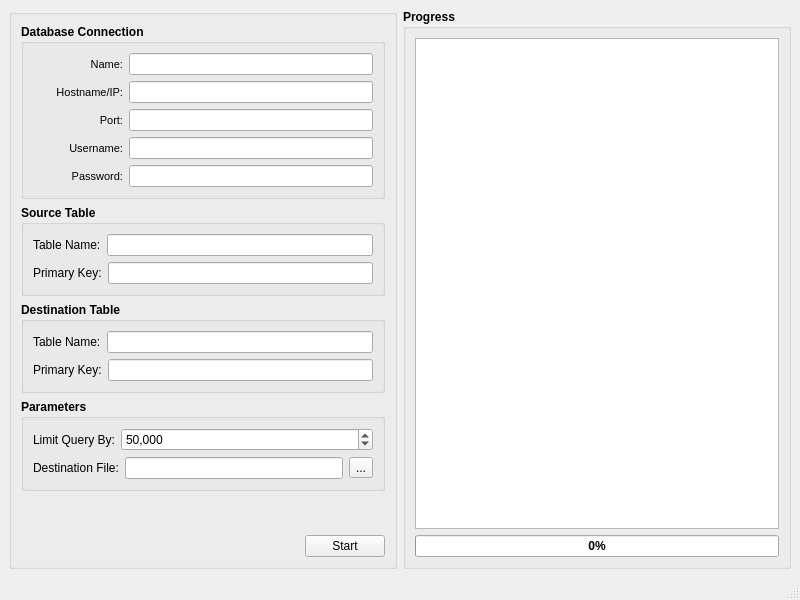
<?xml version="1.0" encoding="UTF-8"?>
<ui version="4.0">
 <class>MainWindow</class>
 <widget class="QMainWindow" name="MainWindow">
  <property name="geometry">
   <rect>
    <x>0</x>
    <y>0</y>
    <width>800</width>
    <height>600</height>
   </rect>
  </property>
  <property name="windowTitle">
   <string>InsertMaker</string>
  </property>
  <widget class="QWidget" name="centralwidget">
   <layout class="QHBoxLayout" name="horizontalLayout_10">
    <item>
     <widget class="QGroupBox" name="groupParam">
      <property name="font">
       <font>
        <weight>75</weight>
        <bold>true</bold>
       </font>
      </property>
      <property name="title">
       <string/>
      </property>
      <layout class="QVBoxLayout" name="verticalLayout">
       <item>
        <widget class="QGroupBox" name="groupBox_2">
         <property name="font">
          <font>
           <weight>75</weight>
           <bold>true</bold>
          </font>
         </property>
         <property name="title">
          <string>Database Connection</string>
         </property>
         <layout class="QVBoxLayout" name="verticalLayout_2">
          <item>
           <layout class="QHBoxLayout" name="horizontalLayout">
            <item>
             <widget class="QLabel" name="label_2">
              <property name="sizePolicy">
               <sizepolicy hsizetype="Fixed" vsizetype="Preferred">
                <horstretch>0</horstretch>
                <verstretch>0</verstretch>
               </sizepolicy>
              </property>
              <property name="minimumSize">
               <size>
                <width>90</width>
                <height>0</height>
               </size>
              </property>
              <property name="font">
               <font>
                <family>Segoe UI</family>
                <pointsize>8</pointsize>
                <weight>50</weight>
                <bold>false</bold>
               </font>
              </property>
              <property name="text">
               <string>Name:</string>
              </property>
              <property name="alignment">
               <set>Qt::AlignRight|Qt::AlignTrailing|Qt::AlignVCenter</set>
              </property>
             </widget>
            </item>
            <item>
             <widget class="QLineEdit" name="nomeEdit">
              <property name="font">
               <font>
                <pointsize>8</pointsize>
                <weight>50</weight>
                <bold>false</bold>
               </font>
              </property>
              <property name="toolTip">
               <string/>
              </property>
              <property name="maxLength">
               <number>50</number>
              </property>
              <property name="placeholderText">
               <string/>
              </property>
             </widget>
            </item>
           </layout>
          </item>
          <item>
           <layout class="QHBoxLayout" name="horizontalLayout_2">
            <item>
             <widget class="QLabel" name="label_3">
              <property name="sizePolicy">
               <sizepolicy hsizetype="Fixed" vsizetype="Preferred">
                <horstretch>0</horstretch>
                <verstretch>0</verstretch>
               </sizepolicy>
              </property>
              <property name="minimumSize">
               <size>
                <width>90</width>
                <height>0</height>
               </size>
              </property>
              <property name="font">
               <font>
                <family>Segoe UI</family>
                <pointsize>8</pointsize>
                <weight>50</weight>
                <bold>false</bold>
               </font>
              </property>
              <property name="text">
               <string>Hostname/IP:</string>
              </property>
              <property name="alignment">
               <set>Qt::AlignRight|Qt::AlignTrailing|Qt::AlignVCenter</set>
              </property>
             </widget>
            </item>
            <item>
             <widget class="QLineEdit" name="ipEdit">
              <property name="font">
               <font>
                <pointsize>8</pointsize>
                <weight>50</weight>
                <bold>false</bold>
               </font>
              </property>
              <property name="inputMask">
               <string/>
              </property>
              <property name="placeholderText">
               <string/>
              </property>
             </widget>
            </item>
           </layout>
          </item>
          <item>
           <layout class="QHBoxLayout" name="horizontalLayout_3">
            <item>
             <widget class="QLabel" name="label_4">
              <property name="sizePolicy">
               <sizepolicy hsizetype="Fixed" vsizetype="Preferred">
                <horstretch>0</horstretch>
                <verstretch>0</verstretch>
               </sizepolicy>
              </property>
              <property name="minimumSize">
               <size>
                <width>90</width>
                <height>0</height>
               </size>
              </property>
              <property name="font">
               <font>
                <family>Segoe UI</family>
                <pointsize>8</pointsize>
                <weight>50</weight>
                <bold>false</bold>
               </font>
              </property>
              <property name="text">
               <string>Port:</string>
              </property>
              <property name="alignment">
               <set>Qt::AlignRight|Qt::AlignTrailing|Qt::AlignVCenter</set>
              </property>
             </widget>
            </item>
            <item>
             <widget class="QLineEdit" name="portaEdit">
              <property name="font">
               <font>
                <pointsize>8</pointsize>
                <weight>50</weight>
                <bold>false</bold>
               </font>
              </property>
              <property name="toolTip">
               <string>Padrão: 5432</string>
              </property>
              <property name="inputMask">
               <string>00000</string>
              </property>
              <property name="placeholderText">
               <string/>
              </property>
             </widget>
            </item>
           </layout>
          </item>
          <item>
           <layout class="QHBoxLayout" name="horizontalLayout_4">
            <item>
             <widget class="QLabel" name="label_5">
              <property name="sizePolicy">
               <sizepolicy hsizetype="Fixed" vsizetype="Preferred">
                <horstretch>0</horstretch>
                <verstretch>0</verstretch>
               </sizepolicy>
              </property>
              <property name="minimumSize">
               <size>
                <width>90</width>
                <height>0</height>
               </size>
              </property>
              <property name="font">
               <font>
                <family>Segoe UI</family>
                <pointsize>8</pointsize>
                <weight>50</weight>
                <bold>false</bold>
               </font>
              </property>
              <property name="text">
               <string>Username:</string>
              </property>
              <property name="alignment">
               <set>Qt::AlignRight|Qt::AlignTrailing|Qt::AlignVCenter</set>
              </property>
             </widget>
            </item>
            <item>
             <widget class="QLineEdit" name="userEdit">
              <property name="font">
               <font>
                <pointsize>8</pointsize>
                <weight>50</weight>
                <bold>false</bold>
               </font>
              </property>
              <property name="toolTip">
               <string>Padrão: postgres</string>
              </property>
              <property name="placeholderText">
               <string/>
              </property>
             </widget>
            </item>
           </layout>
          </item>
          <item>
           <layout class="QHBoxLayout" name="horizontalLayout_5">
            <item>
             <widget class="QLabel" name="label_6">
              <property name="sizePolicy">
               <sizepolicy hsizetype="Fixed" vsizetype="Preferred">
                <horstretch>0</horstretch>
                <verstretch>0</verstretch>
               </sizepolicy>
              </property>
              <property name="minimumSize">
               <size>
                <width>90</width>
                <height>0</height>
               </size>
              </property>
              <property name="font">
               <font>
                <family>Segoe UI</family>
                <pointsize>8</pointsize>
                <weight>50</weight>
                <bold>false</bold>
               </font>
              </property>
              <property name="text">
               <string>Password:</string>
              </property>
              <property name="alignment">
               <set>Qt::AlignRight|Qt::AlignTrailing|Qt::AlignVCenter</set>
              </property>
             </widget>
            </item>
            <item>
             <widget class="QLineEdit" name="senhaEdit">
              <property name="font">
               <font>
                <pointsize>8</pointsize>
                <weight>50</weight>
                <bold>false</bold>
               </font>
              </property>
              <property name="echoMode">
               <enum>QLineEdit::Password</enum>
              </property>
              <property name="placeholderText">
               <string/>
              </property>
             </widget>
            </item>
           </layout>
          </item>
         </layout>
        </widget>
       </item>
       <item>
        <widget class="QGroupBox" name="groupBox">
         <property name="font">
          <font>
           <weight>75</weight>
           <bold>true</bold>
          </font>
         </property>
         <property name="title">
          <string>Source Table</string>
         </property>
         <layout class="QVBoxLayout" name="verticalLayout_4">
          <item>
           <layout class="QHBoxLayout" name="horizontalLayout_12">
            <item>
             <widget class="QLabel" name="label">
              <property name="font">
               <font>
                <weight>50</weight>
                <bold>false</bold>
               </font>
              </property>
              <property name="text">
               <string>Table Name:</string>
              </property>
             </widget>
            </item>
            <item>
             <widget class="QLineEdit" name="lineOrigem">
              <property name="font">
               <font>
                <weight>50</weight>
                <bold>false</bold>
               </font>
              </property>
             </widget>
            </item>
           </layout>
          </item>
          <item>
           <layout class="QHBoxLayout" name="horizontalLayout_6">
            <item>
             <widget class="QLabel" name="label_10">
              <property name="font">
               <font>
                <weight>50</weight>
                <bold>false</bold>
               </font>
              </property>
              <property name="text">
               <string>Primary Key:</string>
              </property>
             </widget>
            </item>
            <item>
             <widget class="QLineEdit" name="lineChave">
              <property name="font">
               <font>
                <weight>50</weight>
                <bold>false</bold>
               </font>
              </property>
             </widget>
            </item>
           </layout>
          </item>
         </layout>
        </widget>
       </item>
       <item>
        <widget class="QGroupBox" name="groupBox_3">
         <property name="font">
          <font>
           <weight>75</weight>
           <bold>true</bold>
          </font>
         </property>
         <property name="title">
          <string>Destination Table</string>
         </property>
         <layout class="QVBoxLayout" name="verticalLayout_6">
          <item>
           <layout class="QHBoxLayout" name="horizontalLayout_13">
            <item>
             <widget class="QLabel" name="label_7">
              <property name="font">
               <font>
                <weight>50</weight>
                <bold>false</bold>
               </font>
              </property>
              <property name="text">
               <string>Table Name:</string>
              </property>
             </widget>
            </item>
            <item>
             <widget class="QLineEdit" name="lineDestino">
              <property name="font">
               <font>
                <weight>50</weight>
                <bold>false</bold>
               </font>
              </property>
             </widget>
            </item>
           </layout>
          </item>
          <item>
           <layout class="QHBoxLayout" name="horizontalLayout_7">
            <item>
             <widget class="QLabel" name="label_11">
              <property name="font">
               <font>
                <weight>50</weight>
                <bold>false</bold>
               </font>
              </property>
              <property name="text">
               <string>Primary Key:</string>
              </property>
             </widget>
            </item>
            <item>
             <widget class="QLineEdit" name="lineChaveDest">
              <property name="font">
               <font>
                <weight>50</weight>
                <bold>false</bold>
               </font>
              </property>
             </widget>
            </item>
           </layout>
          </item>
         </layout>
        </widget>
       </item>
       <item>
        <widget class="QGroupBox" name="groupBox_4">
         <property name="font">
          <font>
           <weight>75</weight>
           <bold>true</bold>
          </font>
         </property>
         <property name="title">
          <string>Parameters</string>
         </property>
         <layout class="QVBoxLayout" name="verticalLayout_3">
          <item>
           <layout class="QHBoxLayout" name="horizontalLayout_8">
            <item>
             <widget class="QLabel" name="label_8">
              <property name="font">
               <font>
                <weight>50</weight>
                <bold>false</bold>
               </font>
              </property>
              <property name="text">
               <string>Limit Query By:</string>
              </property>
             </widget>
            </item>
            <item>
             <widget class="QSpinBox" name="spinBox">
              <property name="sizePolicy">
               <sizepolicy hsizetype="Expanding" vsizetype="Fixed">
                <horstretch>0</horstretch>
                <verstretch>0</verstretch>
               </sizepolicy>
              </property>
              <property name="font">
               <font>
                <weight>50</weight>
                <bold>false</bold>
               </font>
              </property>
              <property name="showGroupSeparator" stdset="0">
               <bool>true</bool>
              </property>
              <property name="minimum">
               <number>1000</number>
              </property>
              <property name="maximum">
               <number>100000</number>
              </property>
              <property name="value">
               <number>50000</number>
              </property>
             </widget>
            </item>
           </layout>
          </item>
          <item>
           <layout class="QHBoxLayout" name="horizontalLayout_11">
            <item>
             <widget class="QLabel" name="label_9">
              <property name="font">
               <font>
                <weight>50</weight>
                <bold>false</bold>
               </font>
              </property>
              <property name="text">
               <string>Destination File:</string>
              </property>
             </widget>
            </item>
            <item>
             <widget class="QLineEdit" name="lineURL">
              <property name="font">
               <font>
                <weight>50</weight>
                <bold>false</bold>
               </font>
              </property>
              <property name="readOnly">
               <bool>true</bool>
              </property>
             </widget>
            </item>
            <item>
             <widget class="QToolButton" name="btnOpen">
              <property name="font">
               <font>
                <weight>50</weight>
                <bold>false</bold>
               </font>
              </property>
              <property name="text">
               <string>...</string>
              </property>
             </widget>
            </item>
           </layout>
          </item>
         </layout>
        </widget>
       </item>
       <item>
        <spacer name="verticalSpacer">
         <property name="orientation">
          <enum>Qt::Vertical</enum>
         </property>
         <property name="sizeHint" stdset="0">
          <size>
           <width>20</width>
           <height>107</height>
          </size>
         </property>
        </spacer>
       </item>
       <item>
        <layout class="QHBoxLayout" name="horizontalLayout_9">
         <item>
          <spacer name="horizontalSpacer">
           <property name="orientation">
            <enum>Qt::Horizontal</enum>
           </property>
           <property name="sizeHint" stdset="0">
            <size>
             <width>40</width>
             <height>20</height>
            </size>
           </property>
          </spacer>
         </item>
         <item>
          <widget class="QPushButton" name="pushButton">
           <property name="font">
            <font>
             <weight>50</weight>
             <bold>false</bold>
            </font>
           </property>
           <property name="text">
            <string>Start</string>
           </property>
          </widget>
         </item>
        </layout>
       </item>
      </layout>
     </widget>
    </item>
    <item>
     <widget class="QGroupBox" name="groupProgresso">
      <property name="font">
       <font>
        <weight>75</weight>
        <bold>true</bold>
       </font>
      </property>
      <property name="title">
       <string>Progress</string>
      </property>
      <layout class="QVBoxLayout" name="verticalLayout_5">
       <item>
        <widget class="QTextEdit" name="textEdit">
         <property name="font">
          <font>
           <weight>50</weight>
           <bold>false</bold>
          </font>
         </property>
        </widget>
       </item>
       <item>
        <widget class="QProgressBar" name="progressBar">
         <property name="maximum">
          <number>100</number>
         </property>
         <property name="value">
          <number>0</number>
         </property>
        </widget>
       </item>
      </layout>
     </widget>
    </item>
   </layout>
  </widget>
  <widget class="QMenuBar" name="menubar">
   <property name="geometry">
    <rect>
     <x>0</x>
     <y>0</y>
     <width>800</width>
     <height>21</height>
    </rect>
   </property>
  </widget>
  <widget class="QStatusBar" name="statusbar"/>
 </widget>
 <resources/>
 <connections/>
</ui>
